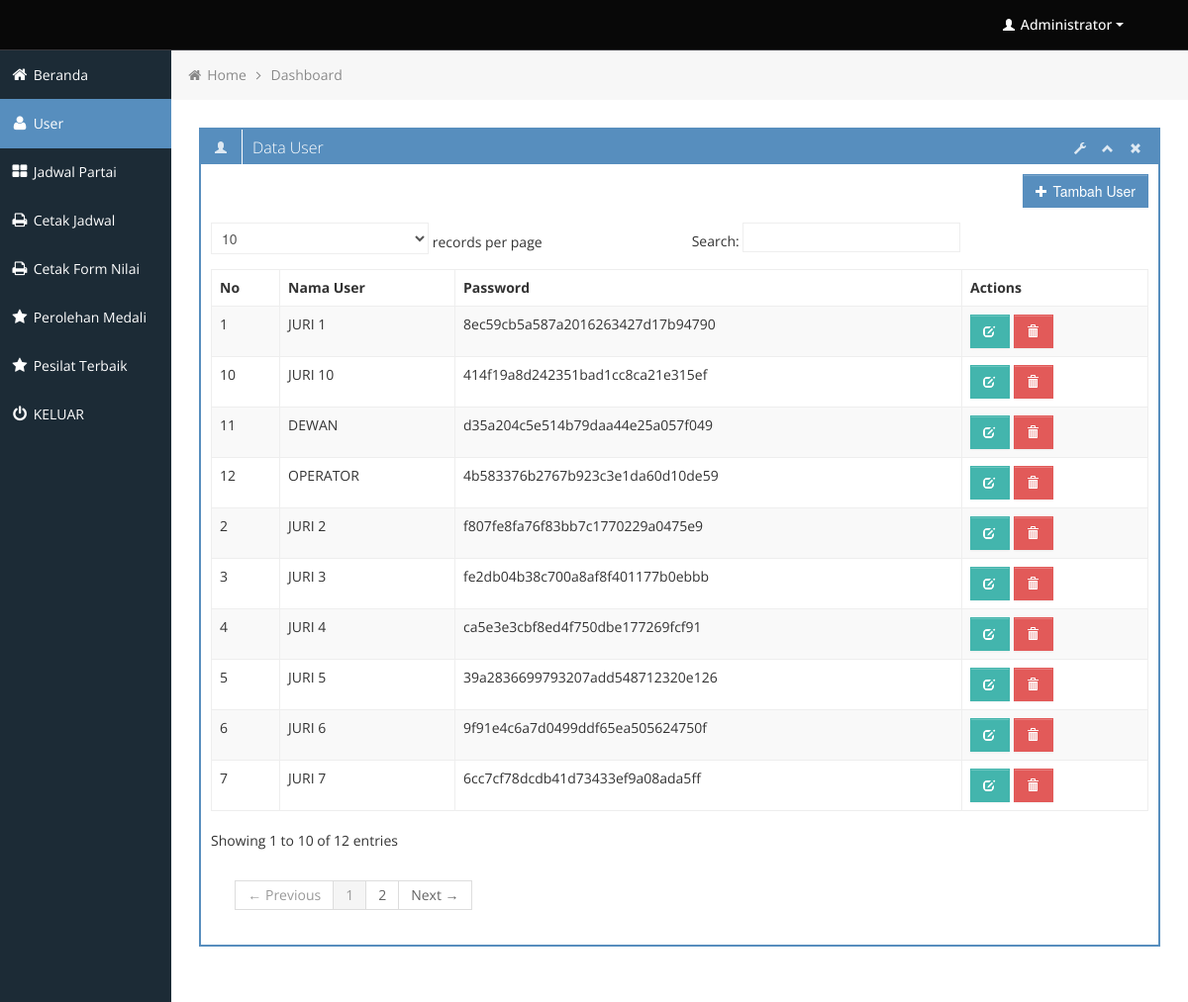
Screenshot of /admin/juri.php (signed in) with the database file from the repository.
### tables this page shows
CREATE TABLE `wasit_juri` (
  `id_juri` int(11) NOT NULL,
  `nm_juri` varchar(55) NOT NULL,
  `pass_juri` varchar(32) NOT NULL
);

### admin/juri.php (the view, shortened to what this page needs)
<?php
include 'includes/connection.php';
$sqlJuri = "SELECT * FROM wasit_juri ORDER BY id_juri ASC";
$dataJuri = mysqli_query($koneksi, $sqlJuri);
?>
<div class="row-fluid sortable">
    <div class="box span12">
        <div class="box-header" data-original-title>
            <h2><i class="halflings-icon white user"></i><span class="break"></span>Data User</h2>
            <div class="box-icon">
                <a href="#" class="btn-setting"><i class="halflings-icon white wrench"></i></a>
                <a href="#" class="btn-minimize"><i class="halflings-icon white chevron-up"></i></a>
                <a href="#" class="btn-close"><i class="halflings-icon white remove"></i></a>
            </div>
        </div>
        <div class="box-content">
            <div class="text-right mb-3" style="margin-bottom: 15px;">
                <button id="btnAddJuri" class="btn btn-primary">
                    <i class="halflings-icon white plus"></i> Tambah User
                </button>
            </div>
            <div id="juriTable">
                <table class="table table-striped table-bordered datatable">
                    <thead>
                        <tr>
                            <th>No</th>
                            <th>Nama User</th>
                            <th>Password</th>
                            <th>Actions</th>
                        </tr>
                    </thead>
                    <tbody>
                        <?php $no = 0;
                        while ($juri = mysqli_fetch_array($dataJuri)) {
                            $no++; ?>
                            <tr id="row_<?php echo $juri['id_juri']; ?>">
                                <td><?php echo $no; ?></td>
                                <td id="name_<?php echo $juri['id_juri']; ?>"><?php echo $juri['nm_juri']; ?></td>
                                <td id="pass_<?php echo $juri['id_juri']; ?>"><?php echo $juri['pass_juri']; ?></td>
                                <td class="center">
                                    <a class="btn btn-success" href="#" id="edit_<?php echo $juri['id_juri']; ?>" onclick="editRow(<?php echo $juri['id_juri']; ?>, '<?php echo $juri['nm_juri']; ?>', '<?php echo $juri['pass_juri']; ?>')">
                                        <i class="halflings-icon white edit"></i>
                                    </a>
                                    <a class="btn btn-danger" href="#" onclick="confirmDelete(<?php echo $juri['id_juri']; ?>, '<?php echo $juri['nm_juri']; ?>')">
                                        <i class="halflings-icon white trash"></i>
                                    </a>
                                </td>
                            </tr>
                        <?php } ?>
                    </tbody>
                </table>
            </div>
        </div>
    </div>
</div>

### admin/css/style.css (style rules this page uses)
body { background: #F5F5F5; color: #333; border: none; font-family: 'Open Sans', sans-serif; font-weight: 400; }
a { color: #646464; }
h2 { font-size: 16px; line-height: 16px; }
.box { border: 2px solid #578EBE; background: #fff !important; margin-bottom: 28px; }
.box-header { height: 16px; font-size: 16px; line-height: 16px; padding: 10px; background: #578EBE; -webkit-box-shadow: none; -moz-box-shadow: none; box-shadow: none; overflow: hidden; }
.box-header h2 { float:left; margin-top: 0px; font-weight: 300; }
.box-header .box-icon, .box-header h2 { color:#fff; }
.box-header h2 i { margin: 0px 3px 0px 4px; opacity: .8; filter: alpha(opacity=80); -ms-filter:"progid:DXImageTransform.Microsoft.Alpha(Opacity=80)"; }
.box-header .box-icon { float:right; margin-top: 1px; }
.box-header .box-icon i { -webkit-transition: all 0.1s ease-in-out; -moz-transition: all 0.1s ease-in-out; -o-transition: all 0.1s ease-in-out; -ms-transition: all 0.1s ease-in-out; transition: all 0.1s ease-in-out; opacity: .8; filter: alpha(opacity=80); -ms-filter:"progid:DXImageTransform.Microsoft.Alpha(Opacity=80)"; }
.box-header .box-icon a { margin: 0px 5px; }
.box-content { position: relative; z-index: 50; margin-top: -1px; padding: 10px; background: #fff !important; }
.btn { display: inline-block; padding: 6px 12px; margin-bottom: 0; font-size: 14px; font-weight: 500; line-height: 20px; text-align: center; white-space: nowrap; vertical-align: middle; cursor: pointer; border: 1px solid #a7a9aa; -webkit-border-radius: 0px !important; border-radius: 0px !important; }
.btn i { margin-top: 2px; }
.btn { color: #ffffff; background-color: #a7a9aa; border-color: #a7a9aa; background-image: none; filter: none; text-shadow: none; }
.btn-primary { background-color: #578EBE; border-color: #578EBE; }
.btn-danger { background-color: #E25A59; border-color: #E25A59; }
.btn-success { background-color: #43B5AD; border-color: #43B5AD; }
.table th, .table td { border-top: 1px solid #eee; }
.table-bordered { border-color: #eee; -webkit-border-radius: 0px !important; -moz-border-radius: 0px !important; border-radius: 0px !important; }
.table-bordered th, .table-bordered td { border-left: 1px solid #eee; }
.table-bordered thead:first-child tr:first-child > th:first-child, .table-bordered tbody:first-child tr:first-child > td:first-child, .table-bordered tbody:first-child tr:first-child > th:first-child { -webkit-border-radius: 0px !important; -moz-border-radius: 0px !important; border-radius: 0px !important; }
.table-bordered thead:first-child tr:first-child > th:last-child, .table-bordered tbody:first-child tr:first-child > td:last-child, .table-bordered tbody:first-child tr:first-child > th:last-child { -webkit-border-radius: 0px !important; -moz-border-radius: 0px !important; border-radius: 0px !important; }
.table-bordered thead:last-child tr:last-child > th:first-child, .table-bordered tbody:last-child tr:last-child > td:first-child, .table-bordered tbody:last-child tr:last-child > th:first-child, .table-bordered tfoot:last-child tr:last-child > td:first-child, .table-bordered tfoot:last-child tr:last-child > th:first-child { -webkit-border-radius: 0px !important; -moz-border-radius: 0px !important; border-radius: 0px !important; }
.table-bordered thead:last-child tr:last-child > th:last-child, .table-bordered tbody:last-child tr:last-child > td:last-child, .table-bordered tbody:last-child tr:last-child > th:last-child, .table-bordered tfoot:last-child tr:last-child > td:last-child, .table-bordered tfoot:last-child tr:last-child > th:last-child { -webkit-border-radius: 0px !important; -moz-border-radius: 0px !important; border-radius: 0px !important; }

### rows the page displays
wasit_juri: nm_juri "JURI 1", pass_juri "8ec59cb5a587a2016263427d17b94790"
wasit_juri: nm_juri "JURI 2", pass_juri "f807fe8fa76f83bb7c1770229a0475e9"
wasit_juri: nm_juri "JURI 3", pass_juri "fe2db04b38c700a8af8f401177b0ebbb"
wasit_juri: nm_juri "JURI 4", pass_juri "ca5e3e3cbf8ed4f750dbe177269fcf91"
wasit_juri: nm_juri "JURI 5", pass_juri "39a2836699793207add548712320e126"
wasit_juri: nm_juri "JURI 6", pass_juri "9f91e4c6a7d0499ddf65ea505624750f"
wasit_juri: nm_juri "JURI 7", pass_juri "6cc7cf78dcdb41d73433ef9a08ada5ff"
wasit_juri: nm_juri "JURI 10", pass_juri "414f19a8d242351bad1cc8ca21e315ef"
wasit_juri: nm_juri "DEWAN", pass_juri "d35a204c5e514b79daa44e25a057f049"
wasit_juri: nm_juri "OPERATOR", pass_juri "4b583376b2767b923c3e1da60d10de59"
